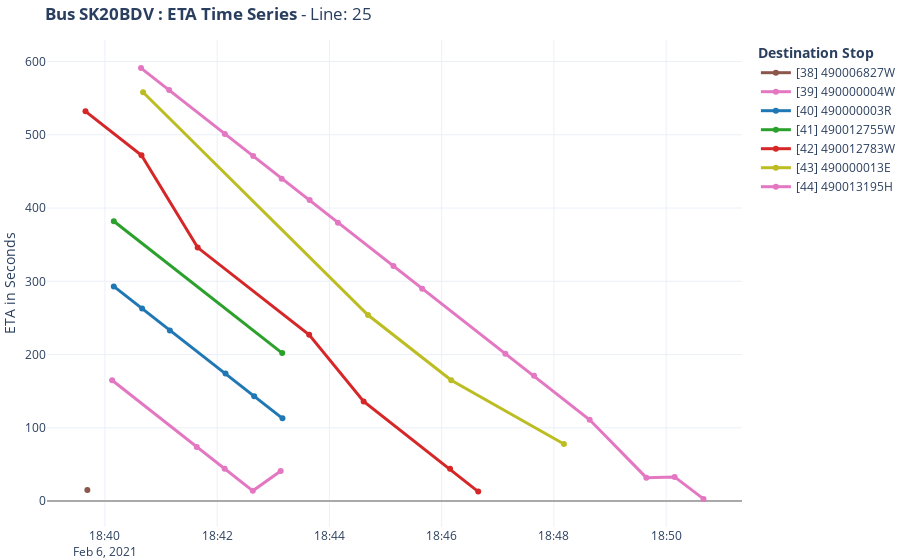

The code cell stored with this chart in its notebook:
### Code cell
bus_id = 'SK20BDV'
build_time_series_graph(th_df, TH, bus_id).show()

### Figure 1 — Plotly figure (JSON) as saved in the notebook; plotly's stock layout.template omitted (floating-point values rounded to 4 significant figures)
{"data": [{"hoverinfo": "text", "line": {"color": "#8c564b", "width": 3}, "mode": "lines+markers", "name": "[38] 490006827W", "text": ["<b>Bus : SK20BDV</b> <br>Stop[38]: 490006827W<br>Time : 18:39:41<br>ETA : 15"], "type": "scatter", "x": ["2021-02-06T18:39:41.245985"], "y": [15]}, {"hoverinfo": "text", "line": {"color": "#e377c2", "width": 3}, "mode": "lines+markers", "name": "[39] 490000004W", "text": ["<b>Bus : SK20BDV</b> <br>Stop[39]: 490000004W<br>Time : 18:40:07<br>ETA : 165", "<b>Bus : SK20BDV</b> <br>Stop[39]: 490000004W<br>Time : 18:41:38<br>ETA : 74", "<b>Bus : SK20BDV</b> <br>Stop[39]: 490000004W<br>Time : 18:42:08<br>ETA : 44", "<b>Bus : SK20BDV</b> <br>Stop[39]: 490000004W<br>Time : 18:42:38<br>ETA : 14", "<b>Bus : SK20BDV</b> <br>Stop[39]: 490000004W<br>Time : 18:43:07<br>ETA : 41"], "type": "scatter", "x": ["2021-02-06T18:40:07.698094", "2021-02-06T18:41:38.175405", "2021-02-06T18:42:08.026746", "2021-02-06T18:42:38.149985", "2021-02-06T18:43:07.916699"], "y": [165, 74, 44, 14, 41]}, {"hoverinfo": "text", "line": {"color": "#1f77b4", "width": 3}, "mode": "lines+markers", "name": "[40] 490000003R", "text": ["<b>Bus : SK20BDV</b> <br>Stop[40]: 490000003R<br>Time : 18:40:09<br>ETA : 293", "<b>Bus : SK20BDV</b> <br>Stop[40]: 490000003R<br>Time : 18:40:39<br>ETA : 263", "<b>Bus : SK20BDV</b> <br>Stop[40]: 490000003R<br>Time : 18:41:09<br>ETA : 233", "<b>Bus : SK20BDV</b> <br>Stop[40]: 490000003R<br>Time : 18:42:08<br>ETA : 174", "<b>Bus : SK20BDV</b> <br>Stop[40]: 490000003R<br>Time : 18:42:39<br>ETA : 143", "<b>Bus : SK20BDV</b> <br>Stop[40]: 490000003R<br>Time : 18:43:09<br>ETA : 113"], "type": "scatter", "x": ["2021-02-06T18:40:09.499366", "2021-02-06T18:40:39.763853", "2021-02-06T18:41:09.457187", "2021-02-06T18:42:08.953554", "2021-02-06T18:42:39.596178", "2021-02-06T18:43:09.820662"], "y": [293, 263, 233, 174, 143, 113]}, {"hoverinfo": "text", "line": {"color": "#2ca02c", "width": 3}, "mode": "lines+markers", "name": "[41] 490012755W", "text": ["<b>Bus : SK20BDV</b> <br>Stop[41]: 490012755W<br>Time : 18:40:09<br>ETA : 382", "<b>Bus : SK20BDV</b> <br>Stop[41]: 490012755W<br>Time : 18:43:09<br>ETA : 202"], "type": "scatter", "x": ["2021-02-06T18:40:09.541771", "2021-02-06T18:43:09.550589"], "y": [382, 202]}, {"hoverinfo": "text", "line": {"color": "#d62728", "width": 3}, "mode": "lines+markers", "name": "[42] 490012783W", "text": ["<b>Bus : SK20BDV</b> <br>Stop[42]: 490012783W<br>Time : 18:39:39<br>ETA : 532", "<b>Bus : SK20BDV</b> <br>Stop[42]: 490012783W<br>Time : 18:40:39<br>ETA : 472", "<b>Bus : SK20BDV</b> <br>Stop[42]: 490012783W<br>Time : 18:41:39<br>ETA : 346", "<b>Bus : SK20BDV</b> <br>Stop[42]: 490012783W<br>Time : 18:43:38<br>ETA : 227", "<b>Bus : SK20BDV</b> <br>Stop[42]: 490012783W<br>Time : 18:44:36<br>ETA : 136", "<b>Bus : SK20BDV</b> <br>Stop[42]: 490012783W<br>Time : 18:46:08<br>ETA : 44", "<b>Bus : SK20BDV</b> <br>Stop[42]: 490012783W<br>Time : 18:46:39<br>ETA : 13"], "type": "scatter", "x": ["2021-02-06T18:39:39.262997", "2021-02-06T18:40:39.103889", "2021-02-06T18:41:39.191015", "2021-02-06T18:43:38.383014", "2021-02-06T18:44:36.614198", "2021-02-06T18:46:08.976974", "2021-02-06T18:46:39.087896"], "y": [532, 472, 346, 227, 136, 44, 13]}, {"hoverinfo": "text", "line": {"color": "#bcbd22", "width": 3}, "mode": "lines+markers", "name": "[43] 490000013E", "text": ["<b>Bus : SK20BDV</b> <br>Stop[43]: 490000013E<br>Time : 18:40:40<br>ETA : 558", "<b>Bus : SK20BDV</b> <br>Stop[43]: 490000013E<br>Time : 18:44:41<br>ETA : 254", "<b>Bus : SK20BDV</b> <br>Stop[43]: 490000013E<br>Time : 18:46:10<br>ETA : 165", "<b>Bus : SK20BDV</b> <br>Stop[43]: 490000013E<br>Time : 18:48:10<br>ETA : 78"], "type": "scatter", "x": ["2021-02-06T18:40:40.830607", "2021-02-06T18:44:41.265882", "2021-02-06T18:46:10.231271", "2021-02-06T18:48:10.695444"], "y": [558, 254, 165, 78]}, {"hoverinfo": "text", "line": {"color": "#e377c2", "width": 3}, "mode": "lines+markers", "name": "[44] 490013195H", "text": ["<b>Bus : SK20BDV</b> <br>Stop[44]: 490013195H<br>Time : 18:40:38<br>ETA : 591", "<b>Bus : SK20BDV</b> <br>Stop[44]: 490013195H<br>Time : 18:41:08<br>ETA : 561", "<b>Bus : SK20BDV</b> <br>Stop[44]: 490013195H<br>Time : 18:42:08<br>ETA : 501", "<b>Bus : SK20BDV</b> <br>Stop[44]: 490013195H<br>Time : 18:42:38<br>ETA : 471", "<b>Bus : SK20BDV</b> <br>Stop[44]: 490013195H<br>Time : 18:43:09<br>ETA : 440", "<b>Bus : SK20BDV</b> <br>Stop[44]: 490013195H<br>Time : 18:43:38<br>ETA : 411", "<b>Bus : SK20BDV</b> <br>Stop[44]: 490013195H<br>Time : 18:44:09<br>ETA : 380", "<b>Bus : SK20BDV</b> <br>Stop[44]: 490013195H<br>Time : 18:45:08<br>ETA : 321", "<b>Bus : SK20BDV</b> <br>Stop[44]: 490013195H<br>Time : 18:45:39<br>ETA : 290", "<b>Bus : SK20BDV</b> <br>Stop[44]: 490013195H<br>Time : 18:47:08<br>ETA : 201", "<b>Bus : SK20BDV</b> <br>Stop[44]: 490013195H<br>Time : 18:47:38<br>ETA : 171", "<b>Bus : SK20BDV</b> <br>Stop[44]: 490013195H<br>Time : 18:48:38<br>ETA : 111", "<b>Bus : SK20BDV</b> <br>Stop[44]: 490013195H<br>Time : 18:49:38<br>ETA : 32", "<b>Bus : SK20BDV</b> <br>Stop[44]: 490013195H<br>Time : 18:50:09<br>ETA : 33", "<b>Bus : SK20BDV</b> <br>Stop[44]: 490013195H<br>Time : 18:50:39<br>ETA : 3"], "type": "scatter", "x": ["2021-02-06T18:40:38.651025", "2021-02-06T18:41:08.668158", "2021-02-06T18:42:08.256047", "2021-02-06T18:42:38.504882", "2021-02-06T18:43:09.001841", "2021-02-06T18:43:38.888960", "2021-02-06T18:44:09.114666", "2021-02-06T18:45:08.469754", "2021-02-06T18:45:39.170924", "2021-02-06T18:47:08.152854", "2021-02-06T18:47:38.795904", "2021-02-06T18:48:38.227376", "2021-02-06T18:49:38.818081", "2021-02-06T18:50:09.027057", "2021-02-06T18:50:39.926769"], "y": [591, 561, 501, 471, 440, 411, 380, 321, 290, 201, 171, 111, 32, 33, 3]}], "layout": {"hovermode": "closest", "legend": {"title": {"text": "<b>Destination Stop</b>"}}, "margin": {"b": 0, "l": 0, "r": 0, "t": 40}, "title": {"text": "<b>Bus SK20BDV : ETA Time Series</b> - Line: 25"}, "yaxis": {"nticks": 10, "title": {"text": "ETA in Seconds"}, "zerolinecolor": "darkgrey"}}}
